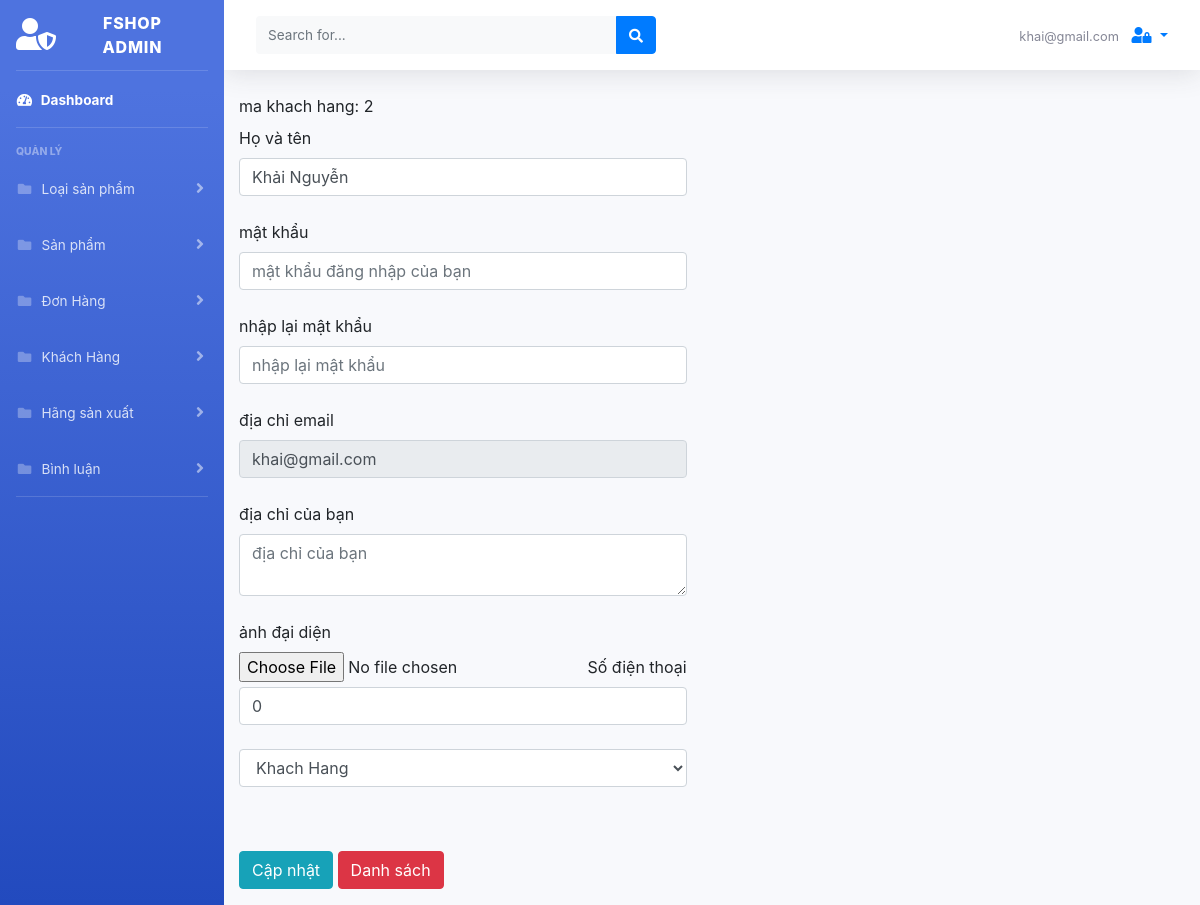
/admin/index.php?ctrl=user&act=edit&email=khai@gmail.com (signed in), run on an earlier commit of the app's database.
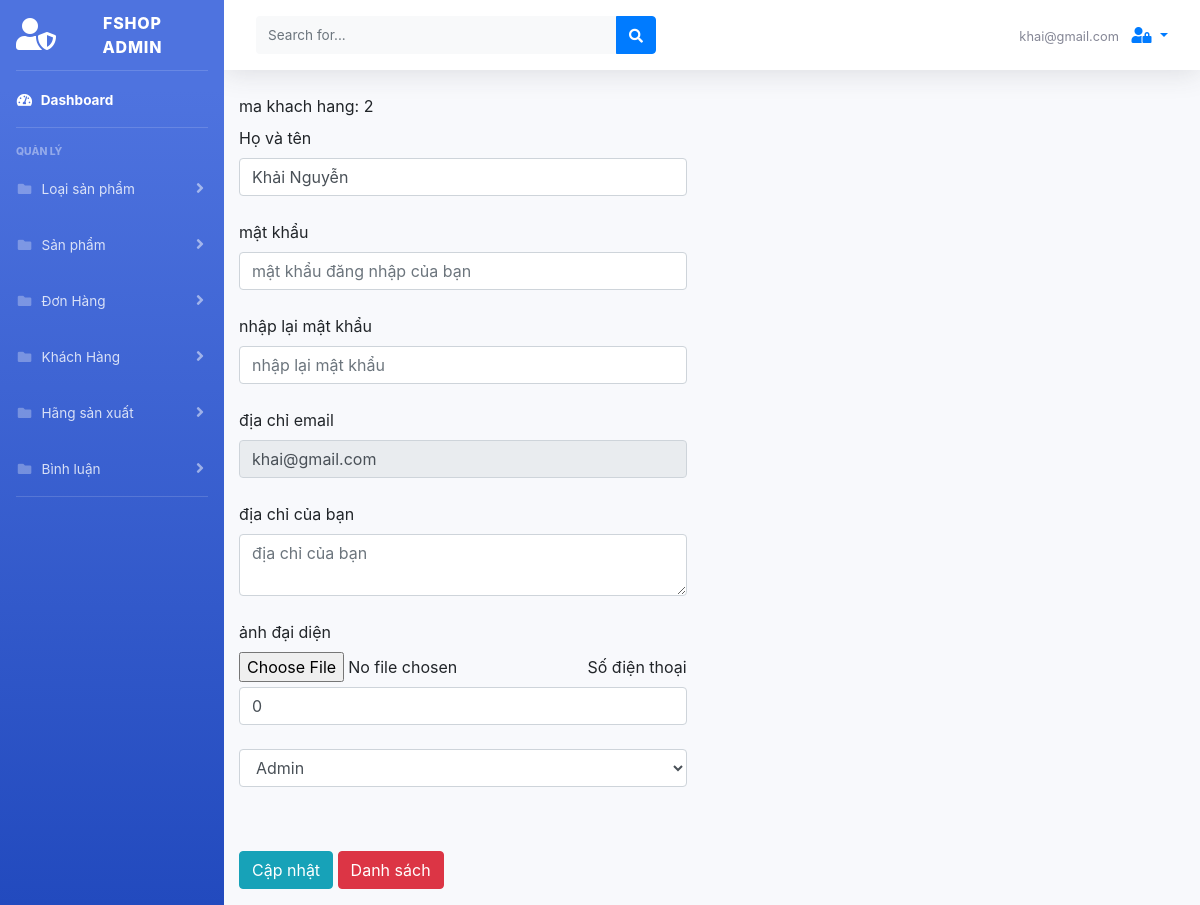
And on a later commit of the database.
### tables this page shows
CREATE TABLE `khachhang` (
  `ma_kh` int(11) NOT NULL,
  `mat_khau` varchar(60) NOT NULL,
  `ho_ten` varchar(20) NOT NULL,
  `email` varchar(50) NOT NULL,
  `dia_chi` varchar(200) NOT NULL,
  `anh_daidien` varchar(100) NOT NULL,
  `so_dt` int(11) NOT NULL,
  `phan_quyen` tinyint(1) NOT NULL,
  `trang_thai` tinyint(1) NOT NULL
);

### admin/model/database.php (called while the page is built, shortened)
<?php
    function getConnection(){
        $host= 'localhost';
        $dbname= 'du_an_1';
        $username='root';
        $password='';
        $options= array(PDO::MYSQL_ATTR_INIT_COMMAND => "SET NAMES utf8",
        PDO::ATTR_ERRMODE => PDO::ERRMODE_EXCEPTION);
        $DBH= new PDO('mysql:host='.$host.';dbname='.$dbname,$username, $password, $options);
        return $DBH;
    }
    function queryOne($sql){
        $connect= getConnection();
        $result= $connect->query($sql);
        $row=$result->fetch(PDO::FETCH_ASSOC);
        return $row;
    }
?>

### admin/model/user.php (called while the page is built, shortened)
<?php
	include 'model/database.php';
	function getShowUserID($email){
		$sql="select*from khachhang where email='$email'";
		return queryOne($sql);
	}
 ?>

### admin/view/user/updateUser.php (the view, shortened to what this page needs)
<form class="form-group" action="" method="POST">
	<label>ma khach hang: </label><span> <?php echo $id ?> </span><br>
	<label>Họ và tên</label><br>
	<input class="form-control" type="text" name="fullName" value="<?php echo $fullName ?>" placeholder="nhập Họ và tên"><br>
	<label>mật khẩu</label><br>
	<input class="form-control" type="password" name="password" placeholder="mật khẩu đăng nhập của bạn"><br>
	<label>nhập lại mật khẩu</label><br>
	<input class="form-control" type="password" name="password2" placeholder="nhập lại mật khẩu"><br>
	<label>địa chỉ email</label><br>
	<input readonly class="form-control" type="text" name="txtEmail" value="<?php echo $txtEmail ?>" placeholder="nhập địa chỉ email của bạn"><br>
	<label>địa chỉ của bạn</label><br>
	<textarea class="form-control" name="txtDC" placeholder="địa chỉ của bạn" maxlength="200"><?php echo $txtDC; ?></textarea><br>
	<label>ảnh đại diện</label><br>
	<input type="file" name="avatar" onchange="imgA();" >
	<label>Số điện thoại</label><br>
	<input class="form-control" type="text" name="txtSDT" value="<?php echo $txtSDT ?>" placeholder="nhập số điện thoại của bạn"><br>
	<select name="phanQuyen" class="form-control">
		<option value="1" >Khach Hang</option>
		<?php $Aoption=($phanQuyen=='0') ? '<option value="0" selected>Admin</option>': '<option value="0">Admin</option>'; echo $Aoption ?>
	</select><br>
              </div>
			   <div class="form-group">
                 <input class="btn btn-info" type="submit" name="add" value="Cập nhật">
                  <a href="index.php?ctrl=user" class="btn btn-danger">Danh sách</a>
              </div>
        </div>
      </div>

What changed in the data, as far as the page shows it:
changed khachhang "Khải Nguyễn": phanQuyen (not shown) → "Admin"
Also different on the page:
form field phanQuyen: "Khach Hang" → (not shown)
